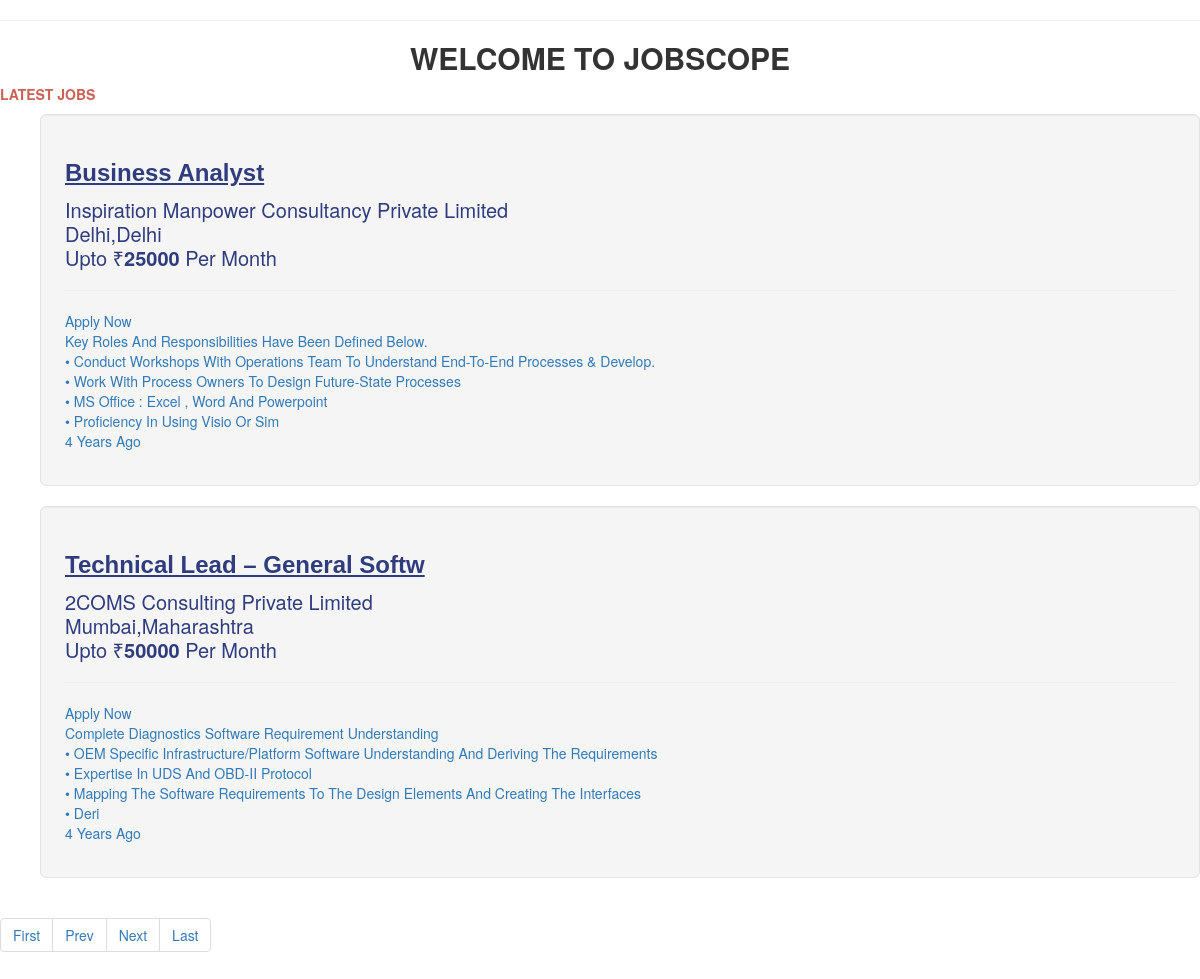
Screenshot of /?pageno=2 with the database file from the repository.
### tables this page shows
CREATE TABLE `jobs` (
  `j_id` int(4) NOT NULL,
  `j_category` varchar(40) NOT NULL,
  `j_owner_name` varchar(30) NOT NULL,
  `j_title` varchar(30) NOT NULL,
  `j_date` datetime NOT NULL DEFAULT current_timestamp(),
  `j_hours` float(3,1) NOT NULL,
  `j_salary` int(10) NOT NULL,
  `j_experience` int(3) NOT NULL,
  `j_discription` varchar(300) NOT NULL,
  `j_city` varchar(20) NOT NULL,
  `j_state` varchar(30) NOT NULL,
  `j_active` int(1) NOT NULL DEFAULT 0,
  `j_company` varchar(100) NOT NULL
);

### index.php (the view, shortened to what this page needs)
<?php session_start();
	if (isset($_GET['pageno']))
		{
            $pageno = $_GET['pageno'];
        } else
		{
            $pageno = 1;
		}
        $no_of_records_per_page = 2;
        $offset = ($pageno-1) * $no_of_records_per_page;
		$link=mysqli_connect("localhost","root","","jobscope")or die("Connection Failed");
		$total_pages_sql="select count(*) from jobs";
		$r=mysqli_query($link,$total_pages_sql);
		$total_rows = mysqli_fetch_array($r)[0];
		$total_pages = ceil($total_rows / $no_of_records_per_page);
		$q="select * from jobs where j_active=1 order by j_id desc LIMIT $offset,$no_of_records_per_page";
		$res=mysqli_query($link,$q);
?>
<!DOCTYPE html PUBLIC "-//W3C//DTD XHTML 1.0 Strict//EN" "http://www.w3.org/TR/xhtml1/DTD/xhtml1-strict.dtd">
<html xmlns="http://www.w3.org/1999/xhtml">
<head>
  <link rel="stylesheet" href="https://maxcdn.bootstrapcdn.com/bootstrap/3.3.7/css/bootstrap.min.css">
<?php
 function get_date_ago( $time )
	{
		$time_difference = time() - $time;
    $condition = array( 12 * 30 * 24 * 60 * 60 =>  'year',
                30 * 24 * 60 * 60       =>  'month',
                24 * 60 * 60            =>  'day',
                60 * 60                 =>  'hour',
                60                      =>  'minute',
                1                       =>  'second'
    );
    foreach( $condition as $secs => $str )
    {
        $d = $time_difference / $secs;
        if( $d >= 1 )
        {
            $t = round( $d );
            return $t . ' ' . $str . ( $t > 1 ? 's' : '' ) . ' ago';
        }
    }
}
?>
</head>
<body>
<div id="wrapper">
	<div id="page">
		<div id="page-bgtop">
			<hr />
			<div id="content">
				<div class="post">
					<h2 class="title"><center><b>WELCOME TO JOBSCOPE</b></center></a></h2>
					<p class="meta"><font color ="#CD6155" ><b>LATEST JOBS</b></font></p>
					<div class="entry">
						<ul>
							<?php
									while($row = mysqli_fetch_array($res))
									{
										$timeago= get_date_ago(strtotime($row['j_date']));
										echo '<a href="job_details.php?id='.$row['j_id'].'" style=" text-decoration: none;"><div class="well well-lg ho" style=" text-transform: capitalize;">
											<h3><b>'.$row['j_title'].'</b></h3><p>'.
											  $row['j_company'].'<br>'.$row['j_city'].','.$row['j_state'].'<br>'.
											  'Upto &#x20b9;<b>'.$row['j_salary'].'</b> per month<hr>'.
											  'Apply Now'.'<br>'.$row['j_discription'].'<br>'.
											  $timeago.'</p></div></a>';
									}
							?>
						</ul>
						<ul class="pagination">
							<li><a href="?pageno=1">First</a></li>
							 <li class="<?php if($pageno <= 1){ echo 'disabled'; } ?>">
								<a href="<?php if($pageno <= 1){ echo '#'; } else { echo "?pageno=".($pageno - 1); } ?>">Prev</a>
							</li>
							<li class="<?php if($pageno >= $total_pages){ echo 'disabled'; } ?>">
								<a href="<?php if($pageno >= $total_pages){ echo '#'; } else { echo "?pageno=".($pageno + 1); } ?>">Next</a>
							</li>
							<li><a href="?pageno=<?php echo $total_pages; ?>">Last</a></li>
						</ul>
					</div>
				</div>
			</div>
		</div>
	</div>
</div>
</body>
</html>

### index.php (style rules this page uses)
div.ho h3 { color:#2F3C7E; font-family: Arial, Helvetica, sans-serif!important; text-decoration: underline; line-height: 1.2; }
div.ho p { color:#2F3C7E; font-size:20px; line-height: 1.2; }

### rows the page displays
jobs: j_title "Business Analyst", j_company "Inspiration Manpower Consultancy Private Limited", j_city "Delhi", j_state "Delhi", j_salary "25000", j_discription "Key Roles And Responsibilities Have Been Defined Below. • Conduct Workshops With Operations Team To Understand End-To-End Processes & Develop. • Work With Process Owners To Design Future-State Processes • MS Office : Excel , Word And Powerpoint • Proficiency In Using Visio Or Sim", j_date "4 Years Ago"
jobs: j_title "Technical Lead – General Softw", j_company "2COMS Consulting Private Limited", j_city "Mumbai", j_state "Maharashtra", j_salary "50000", j_discription "Complete Diagnostics Software Requirement Understanding • OEM Specific Infrastructure/Platform Software Understanding And Deriving The Requirements • Expertise In UDS And OBD-II Protocol • Mapping The Software Requirements To The Design Elements And Creating The Interfaces • Deri", j_date "4 Years Ago"
